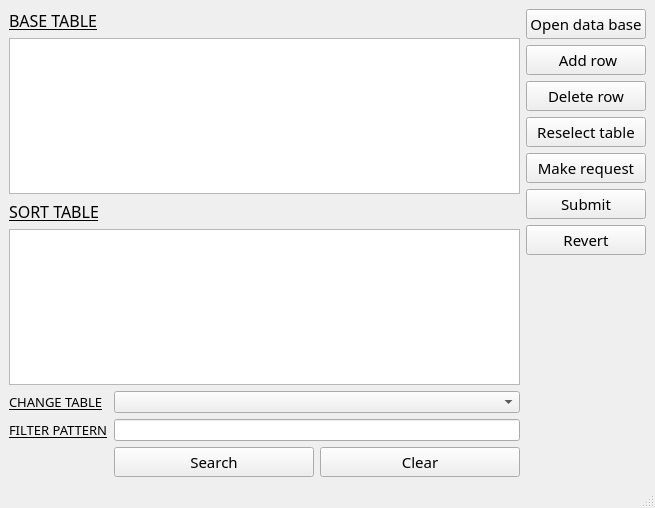
<?xml version="1.0" encoding="UTF-8"?>
<ui version="4.0">
 <class>DataBase</class>
 <widget class="QMainWindow" name="DataBase">
  <property name="geometry">
   <rect>
    <x>0</x>
    <y>0</y>
    <width>655</width>
    <height>508</height>
   </rect>
  </property>
  <property name="windowTitle">
   <string>MainWindow</string>
  </property>
  <widget class="QWidget" name="centralwidget">
   <property name="enabled">
    <bool>true</bool>
   </property>
   <property name="sizePolicy">
    <sizepolicy hsizetype="Preferred" vsizetype="Preferred">
     <horstretch>0</horstretch>
     <verstretch>0</verstretch>
    </sizepolicy>
   </property>
   <layout class="QGridLayout" name="gridLayout_2">
    <item row="0" column="0">
     <layout class="QVBoxLayout" name="verticalLayout_2">
      <item>
       <widget class="QLabel" name="label_2">
        <property name="font">
         <font>
          <family>Mathcad UniMath</family>
          <pointsize>12</pointsize>
          <underline>true</underline>
         </font>
        </property>
        <property name="text">
         <string>BASE TABLE</string>
        </property>
       </widget>
      </item>
      <item>
       <widget class="QTableView" name="tableView">
        <property name="sortingEnabled">
         <bool>true</bool>
        </property>
       </widget>
      </item>
      <item>
       <widget class="QLabel" name="label">
        <property name="font">
         <font>
          <family>Mathcad UniMath</family>
          <pointsize>12</pointsize>
          <underline>true</underline>
         </font>
        </property>
        <property name="text">
         <string>SORT TABLE</string>
        </property>
       </widget>
      </item>
      <item>
       <widget class="QTableView" name="tableView_2"/>
      </item>
     </layout>
    </item>
    <item row="0" column="1" rowspan="2">
     <layout class="QVBoxLayout" name="verticalLayout">
      <item>
       <widget class="QPushButton" name="pushButton">
        <property name="font">
         <font>
          <family>Mathcad UniMath</family>
          <pointsize>11</pointsize>
         </font>
        </property>
        <property name="text">
         <string>Open data base</string>
        </property>
       </widget>
      </item>
      <item>
       <widget class="QPushButton" name="add_row_box">
        <property name="font">
         <font>
          <family>Mathcad UniMath</family>
          <pointsize>11</pointsize>
         </font>
        </property>
        <property name="text">
         <string> Add row</string>
        </property>
       </widget>
      </item>
      <item>
       <widget class="QPushButton" name="delete_row_box">
        <property name="font">
         <font>
          <family>Mathcad UniMath</family>
          <pointsize>11</pointsize>
         </font>
        </property>
        <property name="text">
         <string>Delete row</string>
        </property>
       </widget>
      </item>
      <item>
       <widget class="QPushButton" name="reselect_box">
        <property name="font">
         <font>
          <family>Mathcad UniMath</family>
          <pointsize>11</pointsize>
         </font>
        </property>
        <property name="text">
         <string>Reselect table</string>
        </property>
       </widget>
      </item>
      <item>
       <widget class="QPushButton" name="request">
        <property name="font">
         <font>
          <family>Mathcad UniMath</family>
          <pointsize>11</pointsize>
         </font>
        </property>
        <property name="text">
         <string>Make request</string>
        </property>
       </widget>
      </item>
      <item>
       <widget class="QPushButton" name="submit_box">
        <property name="font">
         <font>
          <family>Mathcad UniMath</family>
          <pointsize>11</pointsize>
         </font>
        </property>
        <property name="text">
         <string>Submit</string>
        </property>
       </widget>
      </item>
      <item>
       <widget class="QPushButton" name="revert_box">
        <property name="font">
         <font>
          <family>Mathcad UniMath</family>
          <pointsize>11</pointsize>
         </font>
        </property>
        <property name="text">
         <string>Revert</string>
        </property>
       </widget>
      </item>
      <item>
       <spacer name="verticalSpacer">
        <property name="orientation">
         <enum>Qt::Vertical</enum>
        </property>
        <property name="sizeHint" stdset="0">
         <size>
          <width>20</width>
          <height>40</height>
         </size>
        </property>
       </spacer>
      </item>
     </layout>
    </item>
    <item row="1" column="0">
     <layout class="QGridLayout" name="gridLayout">
      <item row="0" column="0">
       <widget class="QLabel" name="label_4">
        <property name="font">
         <font>
          <family>Mathcad UniMath</family>
          <pointsize>10</pointsize>
          <underline>true</underline>
         </font>
        </property>
        <property name="text">
         <string>CHANGE TABLE</string>
        </property>
       </widget>
      </item>
      <item row="0" column="1">
       <widget class="QComboBox" name="comboBox"/>
      </item>
      <item row="1" column="0">
       <widget class="QLabel" name="label_3">
        <property name="font">
         <font>
          <family>Mathcad UniMath</family>
          <pointsize>10</pointsize>
          <underline>true</underline>
         </font>
        </property>
        <property name="text">
         <string>FILTER PATTERN</string>
        </property>
       </widget>
      </item>
      <item row="1" column="1">
       <widget class="QLineEdit" name="lineEdit"/>
      </item>
      <item row="2" column="1">
       <layout class="QHBoxLayout" name="horizontalLayout">
        <item>
         <widget class="QPushButton" name="dialog_search">
          <property name="font">
           <font>
            <family>Mathcad UniMath</family>
            <pointsize>11</pointsize>
           </font>
          </property>
          <property name="text">
           <string>Search</string>
          </property>
         </widget>
        </item>
        <item>
         <widget class="QPushButton" name="Boutton_clear">
          <property name="font">
           <font>
            <family>Mathcad UniMath</family>
            <pointsize>11</pointsize>
           </font>
          </property>
          <property name="text">
           <string>Clear</string>
          </property>
         </widget>
        </item>
       </layout>
      </item>
     </layout>
    </item>
   </layout>
  </widget>
  <widget class="QMenuBar" name="menubar">
   <property name="geometry">
    <rect>
     <x>0</x>
     <y>0</y>
     <width>655</width>
     <height>21</height>
    </rect>
   </property>
  </widget>
  <widget class="QStatusBar" name="statusbar"/>
 </widget>
 <resources/>
 <connections/>
</ui>
